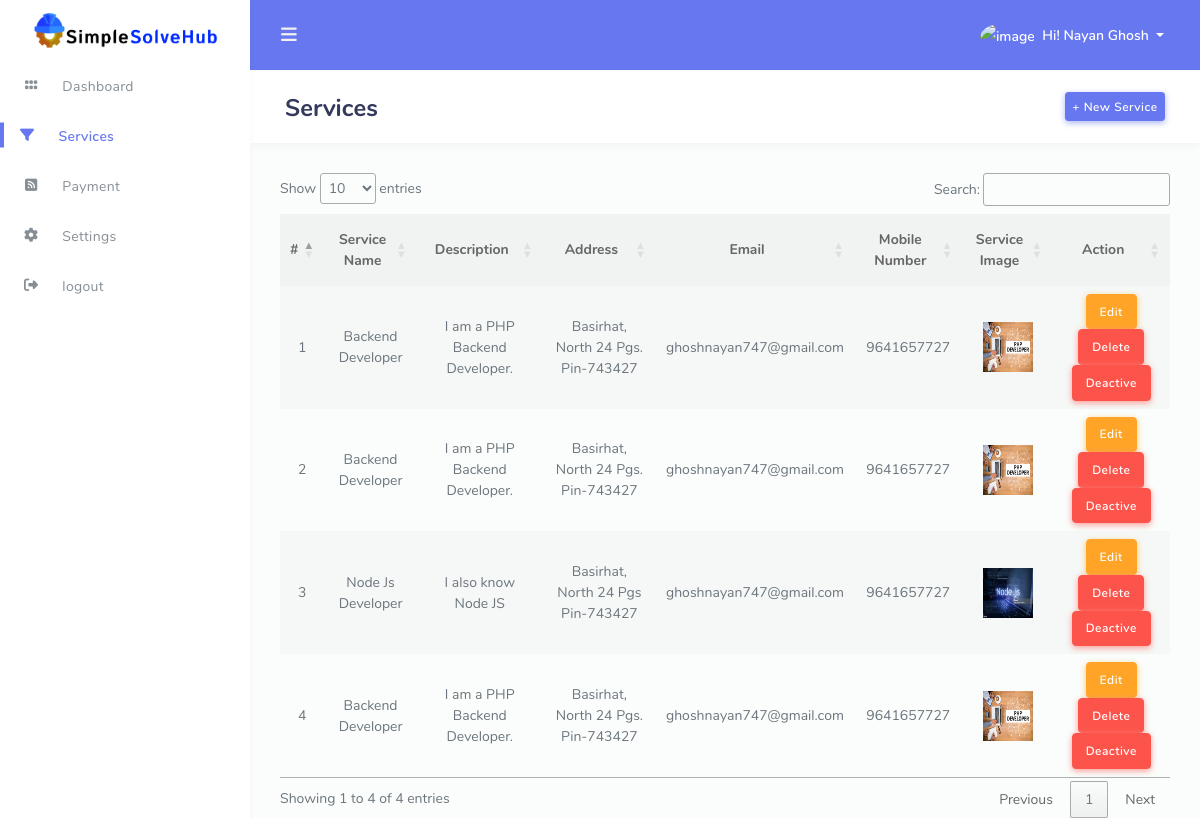
/agent/services.php (signed in), run on the app's committed database.
### tables this page shows
CREATE TABLE `register` (
  `id` int(11) NOT NULL,
  `full_name` text NOT NULL,
  `email` text NOT NULL,
  `profession` text NOT NULL,
  `pincode` text NOT NULL,
  `password` text NOT NULL,
  `mobile_number` text NOT NULL,
  `register_date` text NOT NULL,
  `user_type` text NOT NULL,
  `status` text NOT NULL,
  `auth` text NOT NULL
);

CREATE TABLE `agent_service` (
  `id` int(11) NOT NULL,
  `user_id` text NOT NULL,
  `service_profession` text NOT NULL,
  `service_name` text NOT NULL,
  `description` text NOT NULL,
  `address` text NOT NULL,
  `email` text NOT NULL,
  `mobile_number` text NOT NULL,
  `service_image` text NOT NULL,
  `auth` text NOT NULL
);

### agent/services.php (the view, shortened to what this page needs)
<?php
  include('../config/db_con.php');
?>
<?php $page="services"; require './assets/components/head.php' ?>
</head>
<body>
  <div id="app">
    <div class="main-wrapper main-wrapper-1">
      <div class="navbar-bg"></div>
      <?php  require './assets/components/navbar.php' ?>
      <?php  require './assets/components/sidebar.php' ?>
      <div class="main-content">
        <section class="section">
          <div class="section-header d-flex justify-content-between">
            <h1>Services</h1>
            <div class="btns">
              <a href="./new_services.php" class="btn btn-primary btn-sm" >+ New Service</a>
            </div>
          </div>
          <div class="row">
              <div class="col-12">
                    <div class="table-responsive">
                      <table class="table table-striped" id="myTable">
                        <thead>
                          <tr>
                            <th class="text-center">
                              #
                            </th>
                            <th>Service Name</th>
                            <th>Description</th>
                            <th>Address</th>
                            <th>Email</th>
                            <th>Mobile Number</th>
                            <th>Service Image</th>
                            <th>Action</th>
                          </tr>
                        </thead>
                        <tbody>
                                <?php
                                    $user_id=$_SESSION['UID'];
                                    $sql="SELECT * FROM `agent_service` where user_id='$user_id' order by id desc";
                                    $data=mysqli_query($conn,$sql);
                                    $i=1;
                                    while($result=mysqli_fetch_assoc($data))
                                    {
                                      ?>
                                          <tr>
                                             <td> <?php echo $i;$i++; ?></td>
                                             <td><?php echo $result['service_name']?></td>
                                             <td><?php echo $result['description']?></td>
                                             <td><?php echo $result['address']?></td>
                                             <td><?php echo $result['email']?></td>
                                             <td><?php echo $result['mobile_number']?></td>
                                             <td>
                                                <img src="<?php echo $result['service_image']?>" height="50" width="50">
                                             </td>
                                             <td>
                                                <div class="btns">
                                                    <a href="service_edit.php?edte=<?php echo $result['id']?> "class="btn btn-warning">Edit</a>
                                                    <a href="delete_services.php?del=<?php echo $result['id'] ?>" class="btn btn-danger">Delete</a>
                                                    <?php
                                                      if($result['auth']=='0')
                                                       {
                                                         ?>
                                                              <a href="deactive_service_provider.php?dect=<?php echo $result['id'] ?>" class="btn btn-danger">Deactive</a>
                                                          <?php
                                                       }
                                                       else{
                                                          ?>
                                                               <a href="active_service_provider.php?act=<?php echo $result['id'] ?>" class="btn btn-success">Active</a>
                                                <?php
                                             }
                                         ?>
                                                </div>
                                             </td>
                                          </tr>
                                      <?php
                                    }
                                ?>
                        </tbody>
                      </table>
                    </div>
                  </div>
                </div>
        </section>
      </div>
    </div>
  </div>
</body>
</html>

### agent/assets/components/navbar.php (shortened to what this page needs)
<?php
   $user_id=$_SESSION['UID'];
   $sql=mysqli_fetch_assoc(mysqli_query($conn,"SELECT * from register WHERE id='$user_id'"));
?>
<nav class="navbar navbar-expand-lg main-navbar">
    <ul class="navbar-nav mr-3">
        <li><a href="#" data-toggle="sidebar" class="nav-link nav-link-lg"><i class="fas fa-bars"></i></a></li>
    </ul>
    <ul class="navbar-nav navbar-right ml-auto">
        <li class="dropdown"><a href="#" data-toggle="dropdown"
                class="nav-link dropdown-toggle nav-link-lg nav-link-user">
                <img alt="image"
                    src="https://encrypted-tbn0.gstatic.com/images?q=tbn:ANd9GcTcg4Y51XjQ-zSf87X4nUPTQzsF83eFdZswTg&usqp=CAU"
                    class="rounded-circle mr-1">
                <div class="d-sm-none d-lg-inline-block">Hi! <?php echo $sql['full_name'] ?></div>
            </a>
        </li>
    </ul>
</nav>

### agent/assets/css/custom.css (style rules this page uses)
th,td { text-align: center !important; vertical-align: middle !important; }

### data on the page
register: full_name "Nayan Ghosh"
agent_service: service_name "Backend Developer", description "I am a PHP Backend Developer.", address "Basirhat, North 24 Pgs. Pin-743427", email "ghoshnayan747@gmail.com", mobile_number "9641657727", service_image (picture)
agent_service: service_name "Backend Developer", description "I am a PHP Backend Developer.", address "Basirhat, North 24 Pgs. Pin-743427", email "ghoshnayan747@gmail.com", mobile_number "9641657727", service_image (picture)
agent_service: service_name "Node Js Developer", description "I also know Node JS", address "Basirhat, North 24 Pgs Pin-743427", email "ghoshnayan747@gmail.com", mobile_number "9641657727", service_image (picture)
agent_service: service_name "Backend Developer", description "I am a PHP Backend Developer.", address "Basirhat, North 24 Pgs. Pin-743427", email "ghoshnayan747@gmail.com", mobile_number "9641657727", service_image (picture)
